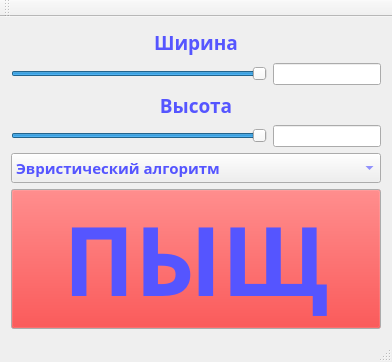
<?xml version="1.0" encoding="UTF-8"?>
<ui version="4.0">
 <class>simplemazegenClass</class>
 <widget class="QMainWindow" name="simplemazegenClass">
  <property name="geometry">
   <rect>
    <x>0</x>
    <y>0</y>
    <width>382</width>
    <height>362</height>
   </rect>
  </property>
  <property name="palette">
   <palette>
    <active>
     <colorrole role="WindowText">
      <brush brushstyle="SolidPattern">
       <color alpha="255">
        <red>85</red>
        <green>85</green>
        <blue>255</blue>
       </color>
      </brush>
     </colorrole>
     <colorrole role="Text">
      <brush brushstyle="SolidPattern">
       <color alpha="255">
        <red>85</red>
        <green>85</green>
        <blue>255</blue>
       </color>
      </brush>
     </colorrole>
     <colorrole role="ButtonText">
      <brush brushstyle="SolidPattern">
       <color alpha="255">
        <red>85</red>
        <green>85</green>
        <blue>255</blue>
       </color>
      </brush>
     </colorrole>
    </active>
    <inactive>
     <colorrole role="WindowText">
      <brush brushstyle="SolidPattern">
       <color alpha="255">
        <red>85</red>
        <green>85</green>
        <blue>255</blue>
       </color>
      </brush>
     </colorrole>
     <colorrole role="Text">
      <brush brushstyle="SolidPattern">
       <color alpha="255">
        <red>85</red>
        <green>85</green>
        <blue>255</blue>
       </color>
      </brush>
     </colorrole>
     <colorrole role="ButtonText">
      <brush brushstyle="SolidPattern">
       <color alpha="255">
        <red>85</red>
        <green>85</green>
        <blue>255</blue>
       </color>
      </brush>
     </colorrole>
    </inactive>
    <disabled>
     <colorrole role="WindowText">
      <brush brushstyle="SolidPattern">
       <color alpha="255">
        <red>120</red>
        <green>120</green>
        <blue>120</blue>
       </color>
      </brush>
     </colorrole>
     <colorrole role="Text">
      <brush brushstyle="SolidPattern">
       <color alpha="255">
        <red>120</red>
        <green>120</green>
        <blue>120</blue>
       </color>
      </brush>
     </colorrole>
     <colorrole role="ButtonText">
      <brush brushstyle="SolidPattern">
       <color alpha="255">
        <red>120</red>
        <green>120</green>
        <blue>120</blue>
       </color>
      </brush>
     </colorrole>
    </disabled>
   </palette>
  </property>
  <property name="windowTitle">
   <string>simplemazegen</string>
  </property>
  <widget class="QWidget" name="centralWidget">
   <layout class="QGridLayout" name="gridLayout_3">
    <item row="0" column="0">
     <layout class="QVBoxLayout" name="verticalLayout_2">
      <item>
       <layout class="QVBoxLayout" name="verticalLayout">
        <item>
         <layout class="QGridLayout" name="gridLayout">
          <item row="0" column="0">
           <widget class="QLabel" name="widthLabel">
            <property name="font">
             <font>
              <family>Arial Black</family>
              <pointsize>14</pointsize>
              <weight>75</weight>
              <bold>true</bold>
             </font>
            </property>
            <property name="mouseTracking">
             <bool>false</bool>
            </property>
            <property name="text">
             <string>Ширина</string>
            </property>
            <property name="alignment">
             <set>Qt::AlignCenter</set>
            </property>
           </widget>
          </item>
          <item row="1" column="0">
           <layout class="QHBoxLayout" name="horizontalLayout">
            <item>
             <widget class="QSlider" name="widthSlider">
              <property name="minimum">
               <number>2</number>
              </property>
              <property name="maximum">
               <number>75</number>
              </property>
              <property name="value">
               <number>75</number>
              </property>
              <property name="orientation">
               <enum>Qt::Horizontal</enum>
              </property>
             </widget>
            </item>
            <item>
             <widget class="QLineEdit" name="widthLineEdit">
              <property name="enabled">
               <bool>true</bool>
              </property>
              <property name="sizePolicy">
               <sizepolicy hsizetype="Minimum" vsizetype="Fixed">
                <horstretch>0</horstretch>
                <verstretch>0</verstretch>
               </sizepolicy>
              </property>
              <property name="readOnly">
               <bool>true</bool>
              </property>
             </widget>
            </item>
           </layout>
          </item>
         </layout>
        </item>
        <item>
         <layout class="QGridLayout" name="gridLayout_2">
          <item row="0" column="0">
           <widget class="QLabel" name="heightLabel">
            <property name="font">
             <font>
              <family>Arial Black</family>
              <pointsize>14</pointsize>
              <weight>75</weight>
              <bold>true</bold>
             </font>
            </property>
            <property name="text">
             <string>Высота</string>
            </property>
            <property name="alignment">
             <set>Qt::AlignCenter</set>
            </property>
           </widget>
          </item>
          <item row="1" column="0">
           <layout class="QHBoxLayout" name="horizontalLayout_2">
            <item>
             <widget class="QSlider" name="heightSlider">
              <property name="sizePolicy">
               <sizepolicy hsizetype="Expanding" vsizetype="Fixed">
                <horstretch>0</horstretch>
                <verstretch>0</verstretch>
               </sizepolicy>
              </property>
              <property name="minimum">
               <number>2</number>
              </property>
              <property name="maximum">
               <number>40</number>
              </property>
              <property name="value">
               <number>40</number>
              </property>
              <property name="orientation">
               <enum>Qt::Horizontal</enum>
              </property>
             </widget>
            </item>
            <item>
             <widget class="QLineEdit" name="heigthLineEdit">
              <property name="enabled">
               <bool>true</bool>
              </property>
              <property name="sizePolicy">
               <sizepolicy hsizetype="Minimum" vsizetype="Fixed">
                <horstretch>0</horstretch>
                <verstretch>0</verstretch>
               </sizepolicy>
              </property>
              <property name="readOnly">
               <bool>true</bool>
              </property>
             </widget>
            </item>
           </layout>
          </item>
         </layout>
        </item>
       </layout>
      </item>
      <item>
       <widget class="QComboBox" name="algorythmComboBox">
        <property name="sizePolicy">
         <sizepolicy hsizetype="Fixed" vsizetype="Fixed">
          <horstretch>0</horstretch>
          <verstretch>0</verstretch>
         </sizepolicy>
        </property>
        <property name="font">
         <font>
          <family>Arial Black</family>
          <pointsize>11</pointsize>
          <weight>75</weight>
          <bold>true</bold>
         </font>
        </property>
        <property name="cursor">
         <cursorShape>ArrowCursor</cursorShape>
        </property>
        <property name="mouseTracking">
         <bool>false</bool>
        </property>
        <property name="focusPolicy">
         <enum>Qt::WheelFocus</enum>
        </property>
        <property name="layoutDirection">
         <enum>Qt::LeftToRight</enum>
        </property>
        <property name="autoFillBackground">
         <bool>false</bool>
        </property>
        <property name="currentIndex">
         <number>1</number>
        </property>
        <item>
         <property name="text">
          <string>Поиск в глубину со случайным открытием</string>
         </property>
        </item>
        <item>
         <property name="text">
          <string>Эвристический алгоритм</string>
         </property>
        </item>
       </widget>
      </item>
      <item>
       <widget class="QPushButton" name="generateButton">
        <property name="sizePolicy">
         <sizepolicy hsizetype="Preferred" vsizetype="Preferred">
          <horstretch>0</horstretch>
          <verstretch>0</verstretch>
         </sizepolicy>
        </property>
        <property name="palette">
         <palette>
          <active>
           <colorrole role="WindowText">
            <brush brushstyle="SolidPattern">
             <color alpha="255">
              <red>85</red>
              <green>85</green>
              <blue>255</blue>
             </color>
            </brush>
           </colorrole>
           <colorrole role="Button">
            <brush brushstyle="SolidPattern">
             <color alpha="255">
              <red>255</red>
              <green>0</green>
              <blue>0</blue>
             </color>
            </brush>
           </colorrole>
          </active>
          <inactive>
           <colorrole role="WindowText">
            <brush brushstyle="SolidPattern">
             <color alpha="255">
              <red>85</red>
              <green>85</green>
              <blue>255</blue>
             </color>
            </brush>
           </colorrole>
           <colorrole role="Button">
            <brush brushstyle="SolidPattern">
             <color alpha="255">
              <red>255</red>
              <green>0</green>
              <blue>0</blue>
             </color>
            </brush>
           </colorrole>
          </inactive>
          <disabled>
           <colorrole role="WindowText">
            <brush brushstyle="SolidPattern">
             <color alpha="255">
              <red>120</red>
              <green>120</green>
              <blue>120</blue>
             </color>
            </brush>
           </colorrole>
           <colorrole role="Button">
            <brush brushstyle="SolidPattern">
             <color alpha="255">
              <red>255</red>
              <green>0</green>
              <blue>0</blue>
             </color>
            </brush>
           </colorrole>
          </disabled>
         </palette>
        </property>
        <property name="font">
         <font>
          <family>Arial Black</family>
          <pointsize>72</pointsize>
          <weight>75</weight>
          <bold>true</bold>
         </font>
        </property>
        <property name="cursor">
         <cursorShape>ArrowCursor</cursorShape>
        </property>
        <property name="autoFillBackground">
         <bool>false</bool>
        </property>
        <property name="text">
         <string>ПЫЩ</string>
        </property>
       </widget>
      </item>
     </layout>
    </item>
   </layout>
  </widget>
  <widget class="QMenuBar" name="menuBar">
   <property name="geometry">
    <rect>
     <x>0</x>
     <y>0</y>
     <width>382</width>
     <height>21</height>
    </rect>
   </property>
  </widget>
  <widget class="QToolBar" name="mainToolBar">
   <attribute name="toolBarArea">
    <enum>TopToolBarArea</enum>
   </attribute>
   <attribute name="toolBarBreak">
    <bool>false</bool>
   </attribute>
  </widget>
  <widget class="QStatusBar" name="statusBar"/>
 </widget>
 <layoutdefault spacing="6" margin="11"/>
 <tabstops>
  <tabstop>widthSlider</tabstop>
  <tabstop>widthLineEdit</tabstop>
  <tabstop>heightSlider</tabstop>
  <tabstop>heigthLineEdit</tabstop>
  <tabstop>generateButton</tabstop>
 </tabstops>
 <resources>
  <include location="simplemazegen.qrc"/>
 </resources>
 <connections/>
</ui>
